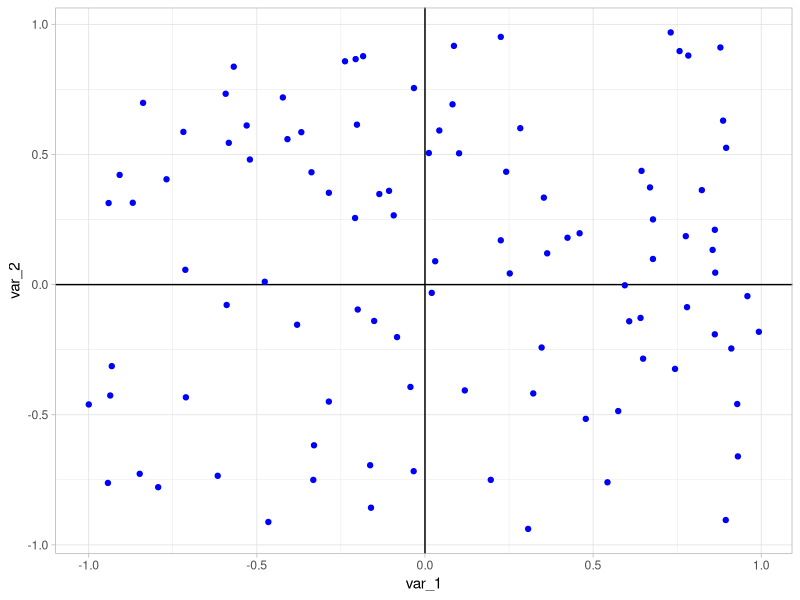

R code for this plot:
# score -1 a 1 - democracia
# score -1 a 1 - formalidade

# parecido com o gráfico da PCA, mas posicionando o ponto do partido
# em cada quadrante

# 0 é a linha de corte

# pesquisar como deixar os 4 quadrantes iguais da PCA

# https://github.com/kassambara/factoextra/blob/master/R/fviz.R
library(ggplot2)

var_1 <- runif(100, min = -1, max = 1)
var_2 <- runif(100, min = -1, max = 1)

dados_exemplo <- tibble::tibble(
  var_1,
  var_2
)

dados_exemplo |>
  ggplot() +
  geom_hline(yintercept = 0) +
  geom_vline(xintercept = 0) +
  geom_point(aes(x = var_1, y = var_2), color = "blue") +
  theme_light()


